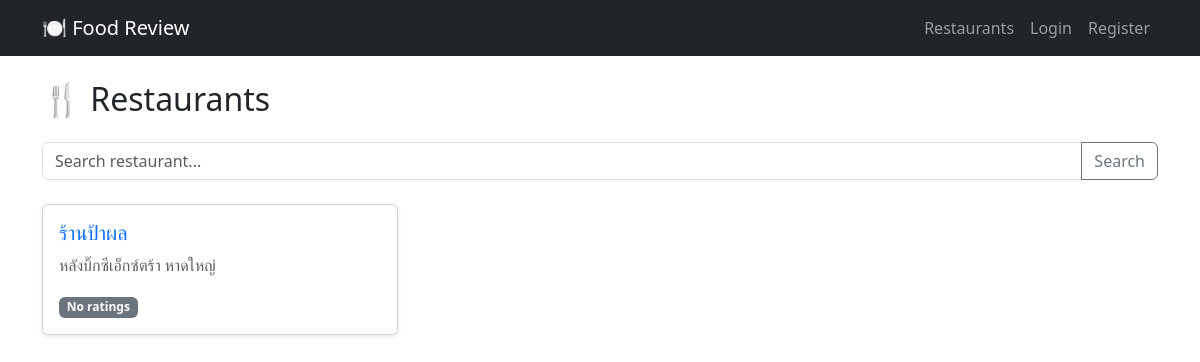
The app's page /restaurants, older data.
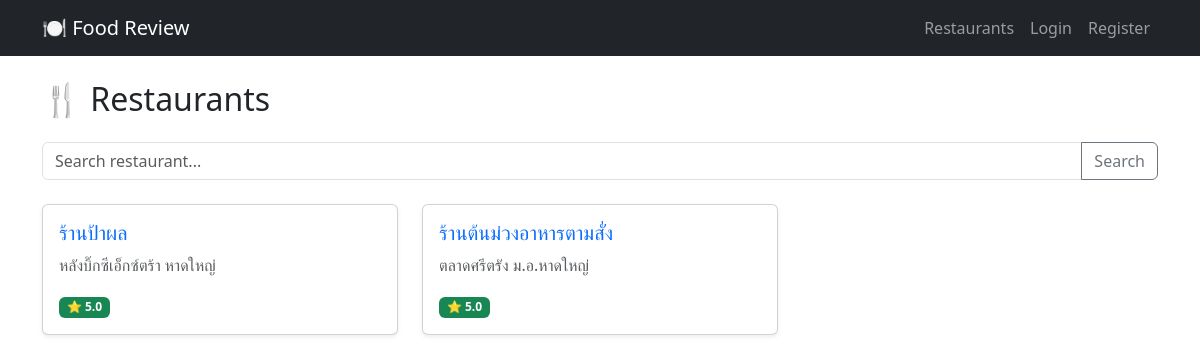
The same page, newer data.
### app.py (models this page shows)
class Restaurant(db.Model):
    id = db.Column(db.Integer, primary_key=True)
    name = db.Column(db.String(100), nullable=False)
    location = db.Column(db.String(200))
    description = db.Column(db.Text)
    reviews = db.relationship(
        "Review",
        backref="restaurant",
        cascade="all, delete",
        lazy=True
    )
    def avg_rating(self):
        if not self.reviews:
            return None
        return round(sum(r.rating for r in self.reviews) / len(self.reviews), 1)

class Review(db.Model):
    id = db.Column(db.Integer, primary_key=True)
    rating = db.Column(db.Integer, nullable=False)
    restaurant_id = db.Column(
        db.Integer,
        db.ForeignKey("restaurant.id"),
        nullable=False
    )
    user_id = db.Column(
        db.Integer,
        db.ForeignKey("user.id"),
        nullable=False
    )

### app.py (the view)
@app.route("/restaurants")
def restaurants():
    keyword = request.args.get("q")
    if keyword:
        restaurants = Restaurant.query.filter(
            Restaurant.name.contains(keyword)
        ).all()
    else:
        restaurants = (
            Restaurant.query
            .outerjoin(Review)
            .group_by(Restaurant.id)
            .order_by(func.count(Review.id).desc())
            .all()
        )
    return render_template("restaurants.html", restaurants=restaurants)

### templates/restaurants.html (shortened to what this page needs)
{% extends "base.html" %}
{% block content %}
<h2 class="mb-4">🍴 Restaurants</h2>
<form method="get" class="mb-4">
    <div class="input-group">
        <input
            type="text"
            name="q"
            class="form-control"
            placeholder="Search restaurant..."
            value="{{ request.args.get('q','') }}"
        >
        <button class="btn btn-outline-secondary">Search</button>
    </div>
</form>
{% if restaurants %}
<div class="row">
{% for r in restaurants %}
    <div class="col-md-4 mb-4">
        <div class="card h-100 shadow-sm">
            <div class="card-body">
                <h5 class="card-title">
                    <a href="/restaurants/{{ r.id }}" class="text-decoration-none">
                        {{ r.name }}
                    </a>
                </h5>
                <p class="card-text text-muted">
                    {{ r.location }}
                </p>
                {% if r.avg_rating() %}
                    <span class="badge bg-success">
                        ⭐ {{ r.avg_rating() }}
                    </span>
                {% else %}
                    <span class="badge bg-secondary">
                        No ratings
                    </span>
                {% endif %}
            </div>
        </div>
    </div>
{% endfor %}
</div>
{% else %}
<p class="text-muted">No restaurants found.</p>
{% endif %}
{% endblock %}

Row changes from the older to the newer data that the page shows:
shown differently, row unchanged: Restaurant "ร้านป้าผล": avg_rating (not shown) → "5.0"; text "No ratings" → "⭐"
added Restaurant: name "ร้านต้นม่วงอาหารตามสั่ง", location "ตลาดศรีตรัง ม.อ.หาดใหญ่", avg_rating "5.0"
